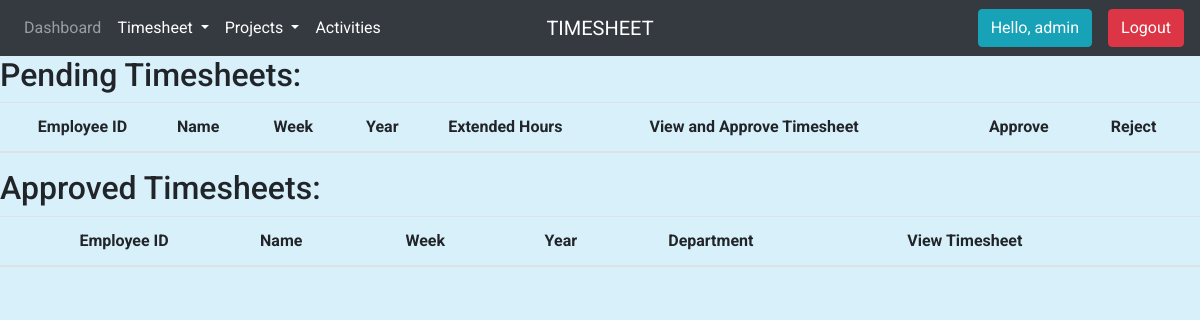
The app's page /view_ts/ (signed in), older data.
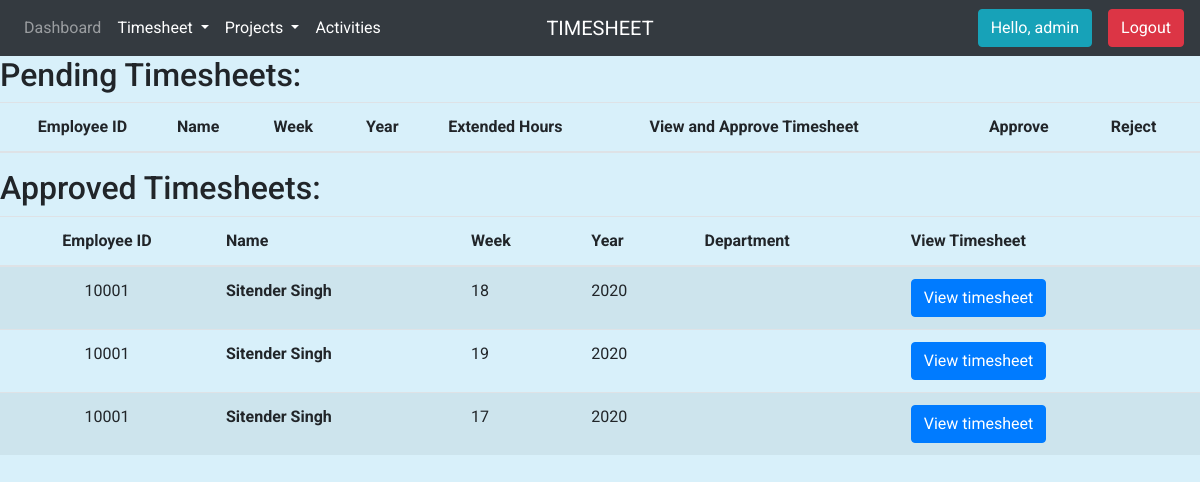
The same page, newer data.
### accounts/models.py (models this page shows, shortened)
class Report(models.Model):
    employee = models.ForeignKey(Employee, on_delete=models.CASCADE)
    project = models.ForeignKey(Project, on_delete=models.CASCADE, null=True)
    activity = models.ForeignKey('Activity', on_delete=models.CASCADE)
    department_name = models.ForeignKey(Department, on_delete=models.CASCADE)
    date_created = models.DateTimeField(auto_now_add=True, null=True)
    everyday_hours = models.CharField(validators=[int_list_validator], max_length=100, null=True)
    hours_reported = models.IntegerField(null=True)
    week = models.IntegerField(null=True)
    year = models.IntegerField(null=True)
    extended_hours = models.BooleanField(default=False, null=False)
    complete = models.BooleanField(null=False, default=False)
    approved = models.BooleanField(default=False, null=False)
    rejected = models.BooleanField(default=False, null=False)

class Employee(models.Model):
    user = models.OneToOneField(User, null=True, on_delete=models.CASCADE)
    employee_id = models.IntegerField(primary_key=True)
    name = models.CharField(max_length=200, null=True)
    phone = models.CharField(max_length=200, null=True)
    manager = models.ForeignKey('self', on_delete=models.CASCADE, null=True, blank=True)
    date_created = models.DateTimeField(auto_now_add=True, null=True)
    designation_name = (('Office Boy', 'Office Boy'),('Driver', 'Driver'),('Draftman', 'Draftman'),('Assistant', 'Assistant'),
    ('Sr Assistant', 'Sr Assistant'),('Secreatary', 'Secreatary'),('Executive', 'Executive'),('Sr Executive', 'Sr Executive'),
    ('Engineer', 'Engineer'),('Graduate Trainee', 'Graduate Trainee'),('GTE', 'GTE'),('Lead Engineer', 'Lead Engineer'),
    ('Sr Engineer', 'Sr Engineer'),('Manager', 'Manager'),('Assistant Manager', 'Assistant Manager'),
    ('Deputy Manager', 'Deputy Manager'),('Sr Manager', 'Sr Manager'),('Chief Manager', 'Chief Manager'),
    ('General Manager', 'General Manager'),('AVP', 'AVP'),('VP', 'VP'),('DP', 'DP'),('CEO', 'CEO'),('CMD', 'CMD'))
    designation = models.CharField(max_length=200, null=True, choices=designation_name)
    location = models.CharField(max_length=200, null=True, choices=(('Delhi', 'Delhi'), ('Offshore', 'Offshore')))
    department_info = models.ForeignKey('DepInfo', on_delete=models.CASCADE, null=True, blank=True)
    service_type = models.CharField(max_length=200, null=True, choices=(('Regular', 'Regular'), ('Contract', 'Contract')))
    extended_hours = models.BooleanField(null=False, default=False)

### accounts/views.py (the view)
# urls.py: path('view_ts/', views.viewTimesheet, name='viewTS'),
@login_required(login_url='/')
def viewTimesheet(request):
    reports = Report.objects.filter(employee__manager__employee_id=request.user.employee.employee_id)
    current_employee = ''
    current_week = ''
    employeeReports = []
    for i in range(0, reports.count()):
        if (reports[i].employee == current_employee and reports[i].week == current_week):
            continue
        else:
            current_employee = reports[i].employee
            current_week = reports[i].week
            employeeReports.append(reports[i])
    context = {'reports': employeeReports}
    return render(request, 'accounts/view_ts.html', context)

### accounts/templatetags/group_check.py (called while the page is built)
@register.filter(name='has_group')
def has_group(user, group_name):
    group = Group.objects.get(name=group_name)
    return True if group in user.groups.all() else False

### accounts/templates/accounts/view_ts.html (shortened to what this page needs)
{% extends 'accounts/main.html' %}
{% load static %}
{% block content %}
{% include 'accounts/_navbar.html' %}
<div class="pending">
    <h2>Pending Timesheets:</h2>
    <table id="pendingTable" class="table table-striped">
        <thead>
          <tr>
            <th  class="text-center">Employee ID</th>
            <th>Name</th>
            <th>Week</th>
            <th>Year</th>
            <th>Extended Hours</th>
            <th>View and Approve Timesheet</th>
            <th>Approve</th>
            <th>Reject</th>
          </tr>
        </thead>
      </table>
</div>
<div class="approved">
  <h2>Approved Timesheets:</h2>
    <table id="approvedTable" class="table table-striped">
        <thead>
          <tr>
            <th  class="text-center">Employee ID</th>
            <th>Name</th>
            <th>Week</th>
            <th>Year</th>
            <th>Department</th>
            <th>View Timesheet</th>
          </tr>
        </thead>
        <tbody>
        {% for report in reports %}
          {% if report.approved == True %}
            <tr>
              <td class="text-center"> {{report.employee.employee_id}} </td>
              <td> <strong>{{report.employee.name}}</strong> </td>
              <td> {{report.week}} </td>
              <td> {{report.year}} </td>
              <td> {{report.employee.department_name}} </td>
              <td> <a type="button" class="btn btn-primary" href=" {% url 'approveTS' report.employee.employee_id report.week report.year %} ">View timesheet</a> </td>
            </tr>
          {% endif %}
        {% endfor %}
        </tbody>
      </table>
</div>
{% endblock %}

### accounts/templates/accounts/main.html (shortened to what this page needs)
{% load static %}
<!DOCTYPE html>
<html lang="en">
<head>
    <link rel="stylesheet" href="https://stackpath.bootstrapcdn.com/bootstrap/4.4.1/css/bootstrap.min.css">
    <link href="https://stackpath.bootstrapcdn.com/font-awesome/4.7.0/css/font-awesome.min.css" rel="stylesheet">
    <link rel="stylesheet" href="http://cdn.datatables.net/1.10.2/css/jquery.dataTables.min.css">
    <link rel="stylesheet" type="text/css" media="screen" href="http://ajax.googleapis.com/ajax/libs/jqueryui/1.8.14/themes/base/jquery-ui.css">
    <link rel="stylesheet" href="{% static '/css/main.css' %}">
    <link rel="stylesheet" href="{% static '/css/error.css' %}">
    <link rel="stylesheet" href="{% static '/css/multi-select.css' %}">
    <link rel="stylesheet" href="{% static '/css/create_act.css' %}">
    <link rel="stylesheet" href="https://cdnjs.cloudflare.com/ajax/libs/animate.css/3.7.2/animate.min.css">
</head>
<body>
    {% block content %}
    {% endblock %}
</body>
</html>

### accounts/templates/accounts/_navbar.html (shortened to what this page needs)
{% load group_check %}
<nav class="navbar navbar-expand-md navbar-dark bg-dark">
    <div class="navbar-collapse collapse w-100 order-1 order-md-0 dual-collapse2">
        <ul class="navbar-nav mr-auto">
            <li class="nav-item">
                <a class="nav-link" href=" {% url 'dashboard' %} ">Dashboard </a>
            </li>
            <li class="nav-item dropdown">
          <a class="nav-link dropdown-toggle active" href="#" id="navbarDropdown" role="button" data-toggle="dropdown" aria-haspopup="true" aria-expanded="false">
            Timesheet
          </a>
        </li>
            <li class="nav-item dropdown">
          <a class="nav-link dropdown-toggle active" href="#" id="navbarDropdown" role="button" data-toggle="dropdown" aria-haspopup="true" aria-expanded="false">
            Projects
          </a>
        </li>
            {% if request.user|has_group:"hod" or request.user|has_group:"planning_dept" %}
          <li class="nav-item">
            <a class="nav-link active" href="/create">Activities</a>
          </li>
        {%endif%}
        </ul>
    </div>
    <div class="mx-auto order-0">
        <a class="navbar-brand text-uppercase mx-auto" href="#">timesheet</a>
    </div>
    <div class="navbar-collapse collapse w-100 order-3 dual-collapse2">
        <ul class="navbar-nav ml-auto">
            <li class="nav-item">
                <a name="" id="" class="btn btn-info mr-3" href="#" role="button">Hello, {{request.user}} </a>
            </li>
            <li class="nav-item">
                <a name="" id="" class="btn btn-danger" href=" {% url 'logout' %} " role="button">Logout</a>
            </li>
        </ul>
    </div>
</nav>

### static/css/main.css (style rules this page uses)
body { background-color: rgb(216, 240, 250); font-family: 'Roboto', sans-serif; }

### static/css/error.css (style rules this page uses)
* { -webkit-box-sizing: border-box; box-sizing: border-box; }
body { padding: 0; margin: 0; }

### static/css/create_act.css (style rules this page uses)
a { color: #aaaaaa; transition: all ease-in-out 200ms; }

Row changes from the older to the newer data that the page shows:
added Report: employee.employee_id "10001", employee.name "Sitender Singh", week "18", year "2020"
added Report: employee.employee_id "10001", employee.name "Sitender Singh", week "19", year "2020"
added Report: employee.employee_id "10001", employee.name "Sitender Singh", week "17", year "2020"
